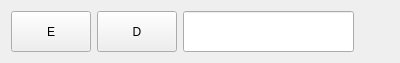
<?xml version="1.0" encoding="UTF-8"?>
<ui version="4.0">
 <class>Form</class>
 <widget class="QWidget" name="Form">
  <property name="geometry">
   <rect>
    <x>0</x>
    <y>0</y>
    <width>400</width>
    <height>63</height>
   </rect>
  </property>
  <property name="windowTitle">
   <string>Form</string>
  </property>
  <layout class="QVBoxLayout" name="verticalLayout">
   <item>
    <layout class="QHBoxLayout" name="horizontalLayout" stretch="2,2,6,1">
     <item>
      <widget class="caMessageButton" name="camessagebutton_3">
       <property name="sizePolicy">
        <sizepolicy hsizetype="Expanding" vsizetype="Expanding">
         <horstretch>40</horstretch>
         <verstretch>30</verstretch>
        </sizepolicy>
       </property>
       <property name="text">
        <string>E</string>
       </property>
       <property name="channel" stdset="0">
        <string notr="true">$(P):userCalcOut$(N):$(R):EnableCalc.VAL</string>
       </property>
       <property name="background">
        <color>
         <red>87</red>
         <green>202</green>
         <blue>228</blue>
        </color>
       </property>
       <property name="pressMessage">
        <string notr="true">1</string>
       </property>
      </widget>
     </item>
     <item>
      <widget class="caMessageButton" name="camessagebutton_35">
       <property name="sizePolicy">
        <sizepolicy hsizetype="Expanding" vsizetype="Expanding">
         <horstretch>40</horstretch>
         <verstretch>30</verstretch>
        </sizepolicy>
       </property>
       <property name="text">
        <string>D</string>
       </property>
       <property name="channel" stdset="0">
        <string notr="true">$(P):userCalcOut$(N):$(R):EnableCalc.VAL</string>
       </property>
       <property name="background">
        <color>
         <red>87</red>
         <green>202</green>
         <blue>228</blue>
        </color>
       </property>
       <property name="pressMessage">
        <string notr="true">0</string>
       </property>
      </widget>
     </item>
     <item>
      <widget class="caTextEntry" name="catextentry">
       <property name="sizePolicy">
        <sizepolicy hsizetype="Expanding" vsizetype="Expanding">
         <horstretch>220</horstretch>
         <verstretch>30</verstretch>
        </sizepolicy>
       </property>
       <property name="channel" stdset="0">
        <string notr="true">$(P):$(R):userCalcOut$(N).DESC</string>
       </property>
       <property name="background">
        <color>
         <red>228</red>
         <green>228</green>
         <blue>228</blue>
        </color>
       </property>
       <property name="colorMode">
        <enum>caLineEdit::Static</enum>
       </property>
      </widget>
     </item>
     <item>
      <widget class="caGraphics" name="cagraphics">
       <property name="fillstyle" stdset="0">
        <enum>caGraphics::Filled</enum>
       </property>
       <property name="visibility">
        <enum>caGraphics::Calc</enum>
       </property>
       <property name="visibilityCalc">
        <string notr="true">a=0</string>
       </property>
       <property name="channel" stdset="0">
        <string notr="true">$(P):userCalcOut$(N):$(R):EnableCalc.RVAL</string>
       </property>
      </widget>
     </item>
    </layout>
   </item>
  </layout>
 </widget>
 <customwidgets>
  <customwidget>
   <class>caTextEntry</class>
   <extends>caLineEdit</extends>
   <header>caTextEntry</header>
  </customwidget>
  <customwidget>
   <class>caMessageButton</class>
   <extends>QPushButton</extends>
   <header>caMessageButton</header>
  </customwidget>
  <customwidget>
   <class>caGraphics</class>
   <extends>QWidget</extends>
   <header>caGraphics</header>
  </customwidget>
  <customwidget>
   <class>caLineEdit</class>
   <extends>QLineEdit</extends>
   <header>caLineEdit</header>
  </customwidget>
 </customwidgets>
 <resources/>
 <connections/>
</ui>
